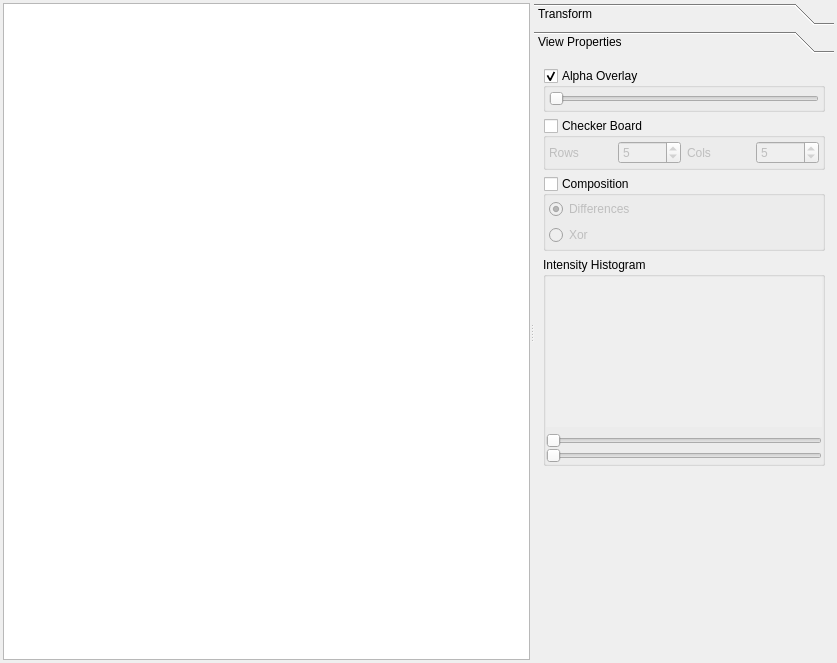
<?xml version="1.0" encoding="UTF-8"?>
<ui version="4.0">
 <class>ImageViewer</class>
 <widget class="QDialog" name="ImageViewer">
  <property name="geometry">
   <rect>
    <x>0</x>
    <y>0</y>
    <width>837</width>
    <height>663</height>
   </rect>
  </property>
  <property name="windowTitle">
   <string>Simple Image Transformer</string>
  </property>
  <layout class="QVBoxLayout" name="verticalLayout">
   <property name="margin">
    <number>3</number>
   </property>
   <item>
    <widget class="QSplitter" name="splitter">
     <property name="orientation">
      <enum>Qt::Horizontal</enum>
     </property>
     <widget class="QGraphicsView" name="graphicsView">
      <property name="backgroundBrush">
       <brush brushstyle="SolidPattern">
        <color alpha="255">
         <red>0</red>
         <green>0</green>
         <blue>0</blue>
        </color>
       </brush>
      </property>
      <property name="renderHints">
       <set>QPainter::Antialiasing|QPainter::HighQualityAntialiasing|QPainter::NonCosmeticDefaultPen|QPainter::SmoothPixmapTransform|QPainter::TextAntialiasing</set>
      </property>
     </widget>
     <widget class="QToolBox" name="toolBox">
      <property name="minimumSize">
       <size>
        <width>200</width>
        <height>0</height>
       </size>
      </property>
      <property name="maximumSize">
       <size>
        <width>300</width>
        <height>16777215</height>
       </size>
      </property>
      <property name="currentIndex">
       <number>1</number>
      </property>
      <widget class="QWidget" name="page">
       <property name="geometry">
        <rect>
         <x>0</x>
         <y>0</y>
         <width>300</width>
         <height>589</height>
        </rect>
       </property>
       <attribute name="label">
        <string>Transform</string>
       </attribute>
       <layout class="QVBoxLayout" name="verticalLayout_4">
        <property name="margin">
         <number>3</number>
        </property>
        <item>
         <layout class="QGridLayout" name="gridLayout">
          <item row="0" column="0">
           <widget class="QGroupBox" name="translationBox">
            <property name="title">
             <string>Translation</string>
            </property>
            <layout class="QVBoxLayout" name="verticalLayout_2">
             <property name="spacing">
              <number>0</number>
             </property>
             <property name="margin">
              <number>3</number>
             </property>
             <item>
              <layout class="QHBoxLayout" name="horizontalLayout_3">
               <item>
                <widget class="QLabel" name="label">
                 <property name="text">
                  <string>tx</string>
                 </property>
                </widget>
               </item>
               <item>
                <widget class="QDoubleSpinBox" name="tx"/>
               </item>
              </layout>
             </item>
             <item>
              <layout class="QHBoxLayout" name="horizontalLayout_2">
               <item>
                <widget class="QLabel" name="label_2">
                 <property name="text">
                  <string>ty</string>
                 </property>
                </widget>
               </item>
               <item>
                <widget class="QDoubleSpinBox" name="ty"/>
               </item>
              </layout>
             </item>
             <item>
              <layout class="QHBoxLayout" name="horizontalLayout">
               <item>
                <widget class="QLabel" name="label_3">
                 <property name="text">
                  <string>tz</string>
                 </property>
                </widget>
               </item>
               <item>
                <widget class="QDoubleSpinBox" name="tz"/>
               </item>
              </layout>
             </item>
            </layout>
           </widget>
          </item>
          <item row="0" column="1">
           <widget class="QGroupBox" name="rotationBox">
            <property name="title">
             <string>Scaling</string>
            </property>
            <layout class="QVBoxLayout" name="verticalLayout_3">
             <property name="spacing">
              <number>0</number>
             </property>
             <property name="margin">
              <number>3</number>
             </property>
             <item>
              <layout class="QHBoxLayout" name="horizontalLayout_4">
               <item>
                <widget class="QLabel" name="label_4">
                 <property name="text">
                  <string>sx</string>
                 </property>
                </widget>
               </item>
               <item>
                <widget class="QDoubleSpinBox" name="rx">
                 <property name="singleStep">
                  <double>0.000100000000000</double>
                 </property>
                 <property name="value">
                  <double>1.000000000000000</double>
                 </property>
                </widget>
               </item>
              </layout>
             </item>
             <item>
              <layout class="QHBoxLayout" name="horizontalLayout_5">
               <item>
                <widget class="QLabel" name="label_5">
                 <property name="text">
                  <string>sy</string>
                 </property>
                </widget>
               </item>
               <item>
                <widget class="QDoubleSpinBox" name="ry">
                 <property name="singleStep">
                  <double>0.000100000000000</double>
                 </property>
                 <property name="value">
                  <double>1.000000000000000</double>
                 </property>
                </widget>
               </item>
              </layout>
             </item>
             <item>
              <layout class="QHBoxLayout" name="horizontalLayout_6">
               <item>
                <widget class="QLabel" name="label_6">
                 <property name="text">
                  <string>sz</string>
                 </property>
                </widget>
               </item>
               <item>
                <widget class="QDoubleSpinBox" name="tz_2">
                 <property name="singleStep">
                  <double>0.000100000000000</double>
                 </property>
                 <property name="value">
                  <double>1.000000000000000</double>
                 </property>
                </widget>
               </item>
              </layout>
             </item>
            </layout>
           </widget>
          </item>
          <item row="0" column="2">
           <widget class="QSlider" name="zoomSlider">
            <property name="maximum">
             <number>400</number>
            </property>
            <property name="singleStep">
             <number>1</number>
            </property>
            <property name="pageStep">
             <number>100</number>
            </property>
            <property name="value">
             <number>100</number>
            </property>
            <property name="orientation">
             <enum>Qt::Vertical</enum>
            </property>
           </widget>
          </item>
         </layout>
        </item>
        <item>
         <layout class="QHBoxLayout" name="horizontalLayout_9">
          <item>
           <layout class="QHBoxLayout" name="horizontalLayout_8">
            <item>
             <widget class="QLabel" name="label_7">
              <property name="text">
               <string>Slice</string>
              </property>
             </widget>
            </item>
            <item>
             <widget class="QSlider" name="fixedSliceSlider">
              <property name="maximum">
               <number>100</number>
              </property>
              <property name="value">
               <number>50</number>
              </property>
              <property name="orientation">
               <enum>Qt::Horizontal</enum>
              </property>
             </widget>
            </item>
           </layout>
          </item>
         </layout>
        </item>
        <item>
         <widget class="QVTKWidget2" name="vtkControl" native="true">
          <property name="minimumSize">
           <size>
            <width>0</width>
            <height>150</height>
           </size>
          </property>
         </widget>
        </item>
        <item>
         <spacer name="verticalSpacer">
          <property name="orientation">
           <enum>Qt::Vertical</enum>
          </property>
          <property name="sizeHint" stdset="0">
           <size>
            <width>20</width>
            <height>261</height>
           </size>
          </property>
         </spacer>
        </item>
       </layout>
      </widget>
      <widget class="QWidget" name="page_2">
       <property name="geometry">
        <rect>
         <x>0</x>
         <y>0</y>
         <width>300</width>
         <height>589</height>
        </rect>
       </property>
       <attribute name="label">
        <string>View Properties</string>
       </attribute>
       <layout class="QVBoxLayout" name="verticalLayout_7">
        <item>
         <widget class="QGroupBox" name="groupBox">
          <property name="title">
           <string>Alpha Overlay</string>
          </property>
          <property name="checkable">
           <bool>true</bool>
          </property>
          <property name="checked">
           <bool>true</bool>
          </property>
          <layout class="QHBoxLayout" name="horizontalLayout_10">
           <property name="margin">
            <number>3</number>
           </property>
           <item>
            <widget class="QSlider" name="compositeOpacity">
             <property name="maximum">
              <number>255</number>
             </property>
             <property name="value">
              <number>0</number>
             </property>
             <property name="orientation">
              <enum>Qt::Horizontal</enum>
             </property>
            </widget>
           </item>
          </layout>
         </widget>
        </item>
        <item>
         <widget class="QGroupBox" name="groupBox_2">
          <property name="title">
           <string>Checker Board</string>
          </property>
          <property name="checkable">
           <bool>true</bool>
          </property>
          <property name="checked">
           <bool>false</bool>
          </property>
          <layout class="QHBoxLayout" name="horizontalLayout_12">
           <property name="margin">
            <number>3</number>
           </property>
           <item>
            <layout class="QHBoxLayout" name="horizontalLayout_11">
             <item>
              <widget class="QLabel" name="label_8">
               <property name="text">
                <string>Rows</string>
               </property>
              </widget>
             </item>
             <item>
              <widget class="QSpinBox" name="checkerBoardCols">
               <property name="minimum">
                <number>1</number>
               </property>
               <property name="maximum">
                <number>64</number>
               </property>
               <property name="value">
                <number>5</number>
               </property>
              </widget>
             </item>
             <item>
              <widget class="QLabel" name="label_9">
               <property name="text">
                <string>Cols</string>
               </property>
              </widget>
             </item>
             <item>
              <widget class="QSpinBox" name="checkerBoardRows">
               <property name="value">
                <number>5</number>
               </property>
              </widget>
             </item>
            </layout>
           </item>
          </layout>
         </widget>
        </item>
        <item>
         <widget class="QGroupBox" name="groupBox_3">
          <property name="title">
           <string>Composition</string>
          </property>
          <property name="checkable">
           <bool>true</bool>
          </property>
          <property name="checked">
           <bool>false</bool>
          </property>
          <layout class="QGridLayout" name="gridLayout_2">
           <property name="margin">
            <number>3</number>
           </property>
           <item row="0" column="0">
            <widget class="QRadioButton" name="radioButton">
             <property name="text">
              <string>Differences</string>
             </property>
             <property name="checked">
              <bool>true</bool>
             </property>
            </widget>
           </item>
           <item row="1" column="0">
            <widget class="QRadioButton" name="radioButton_2">
             <property name="text">
              <string>Xor</string>
             </property>
            </widget>
           </item>
          </layout>
         </widget>
        </item>
        <item>
         <widget class="QGroupBox" name="groupBox_4">
          <property name="title">
           <string>Intensity Histogram</string>
          </property>
          <layout class="QVBoxLayout" name="verticalLayout_6">
           <property name="margin">
            <number>0</number>
           </property>
           <item>
            <widget class="QCustomPlot" name="histogramView" native="true">
             <property name="enabled">
              <bool>true</bool>
             </property>
             <property name="minimumSize">
              <size>
               <width>0</width>
               <height>150</height>
              </size>
             </property>
             <property name="autoFillBackground">
              <bool>true</bool>
             </property>
            </widget>
           </item>
           <item>
            <layout class="QVBoxLayout" name="verticalLayout_5">
             <property name="spacing">
              <number>0</number>
             </property>
             <item>
              <widget class="QDualSlider" name="intensitySlider">
               <property name="maximum">
                <number>10000</number>
               </property>
               <property name="orientation">
                <enum>Qt::Horizontal</enum>
               </property>
              </widget>
             </item>
             <item>
              <widget class="QDualSlider" name="intensitySlider2">
               <property name="enabled">
                <bool>false</bool>
               </property>
               <property name="maximum">
                <number>10000</number>
               </property>
               <property name="orientation">
                <enum>Qt::Horizontal</enum>
               </property>
              </widget>
             </item>
            </layout>
           </item>
          </layout>
         </widget>
        </item>
        <item>
         <spacer name="verticalSpacer_2">
          <property name="orientation">
           <enum>Qt::Vertical</enum>
          </property>
          <property name="sizeHint" stdset="0">
           <size>
            <width>20</width>
            <height>131</height>
           </size>
          </property>
         </spacer>
        </item>
       </layout>
      </widget>
     </widget>
    </widget>
   </item>
  </layout>
 </widget>
 <customwidgets>
  <customwidget>
   <class>QVTKWidget2</class>
   <extends>QWidget</extends>
   <header>QVTKWidget2.h</header>
   <container>1</container>
  </customwidget>
  <customwidget>
   <class>QCustomPlot</class>
   <extends>QWidget</extends>
   <header>qcustomplot.h</header>
   <container>1</container>
  </customwidget>
  <customwidget>
   <class>QDualSlider</class>
   <extends>QSlider</extends>
   <header>qdualslider.h</header>
  </customwidget>
 </customwidgets>
 <resources/>
 <connections/>
</ui>
